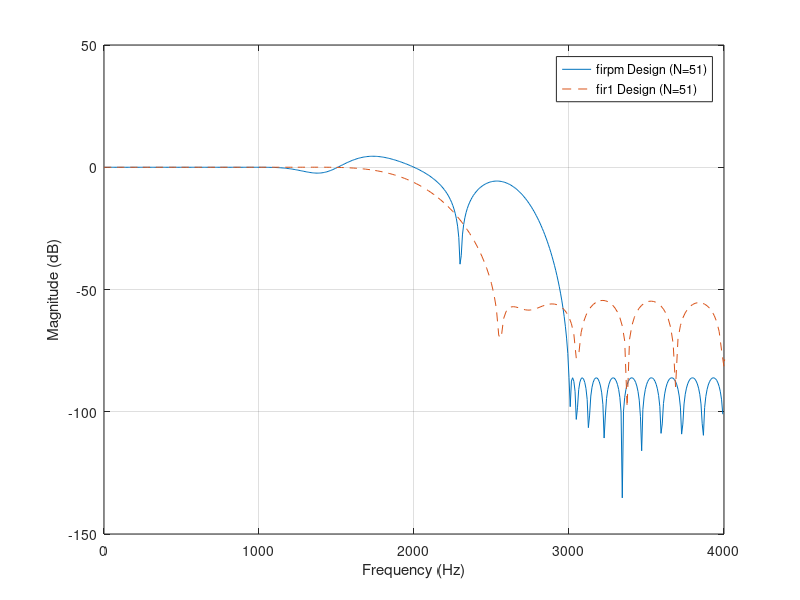

Write MATLAB code to recreate this figure.
clear;
close;
Fs = 8e3;
Fc = 2e3;
Fbw = 300;
F = [0, 1000, 2000, 2300, 3000, 4000]; % Input frequencies
A = [1, 1, 1, 0, 0, 0]; % Input attenuations for given frequencies
Frat = F / (Fs/2); % Ratio of freq to nyquist

legend_strings = {};
for n = 21:5:51
    b = firpm(n, Frat, A);
    [h1, w1] = freqz(b, 1, 512);
    mag1 = 20*log10(abs(h1))
    plot(w1/pi*Fs/2, mag1);


end
legend_strings{end+1} = sprintf('firpm Design (N=%d)', n);
hold on;
n = 51;
c = fir1(n, Fc/Fs, 'low', hamming(n+1));
[h2, w2] = freqz(c, 1, 512);
mag2 = 20*log10(abs(h2))
plot(w2/pi*Fs, mag2, '--');
legend_strings{end+1} = sprintf('fir1 Design (N=%d)', n);

grid on;
legend(legend_strings);
xlabel('Frequency (Hz)');
ylabel('Magnitude (dB)');
xlim([0, 4000]);
